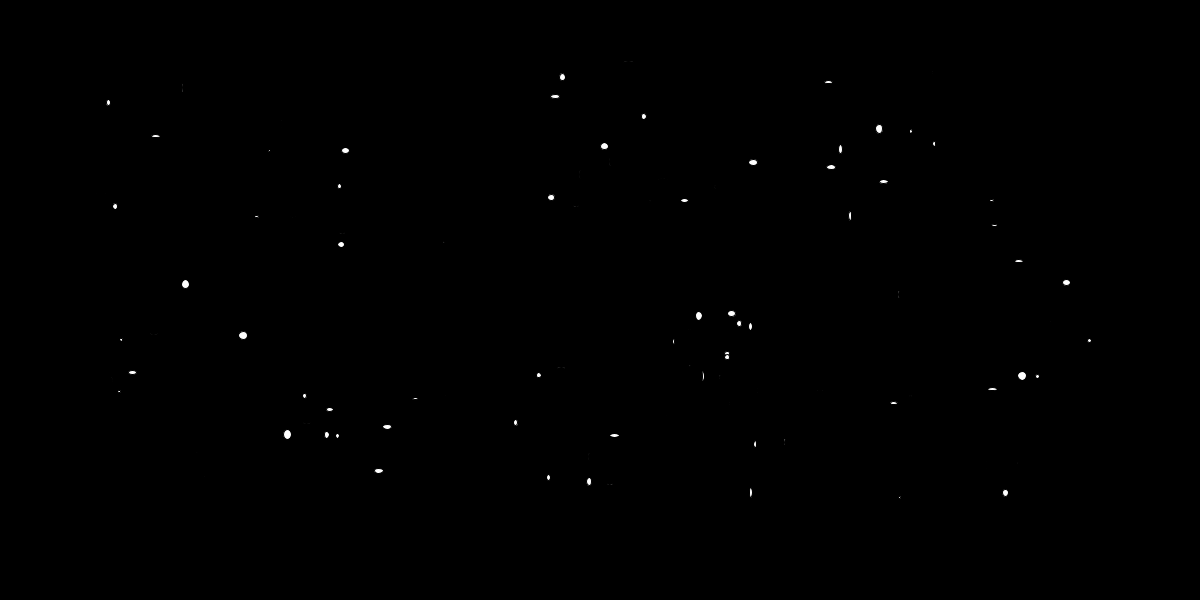
Frame 1 (no input)
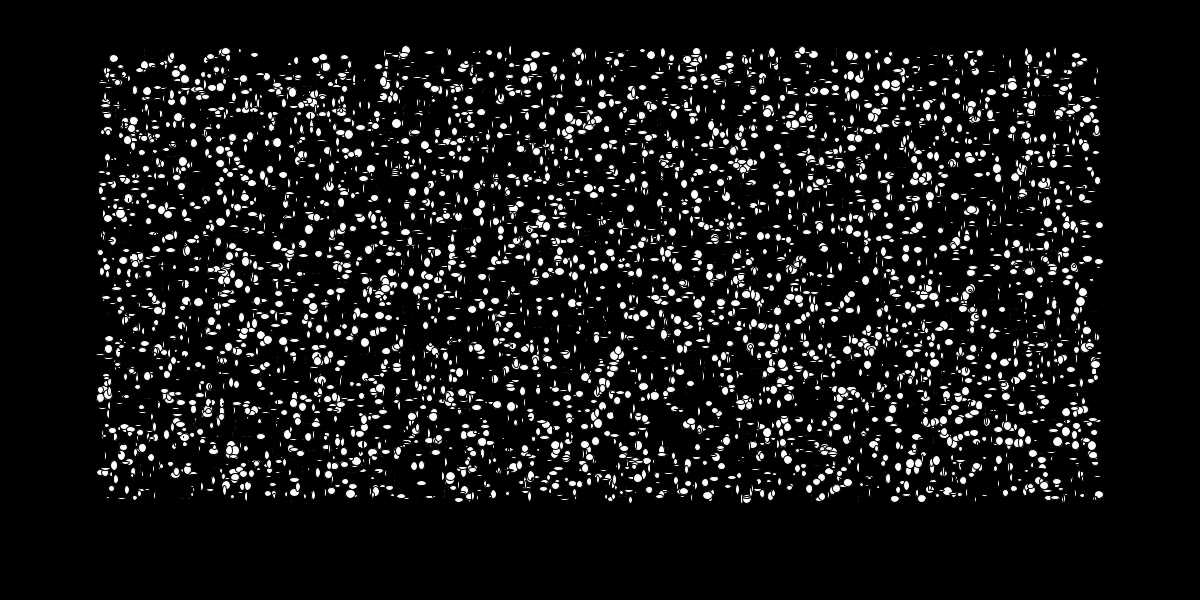
Frame 60 (the mouse pressed at the canvas centre just before this capture)
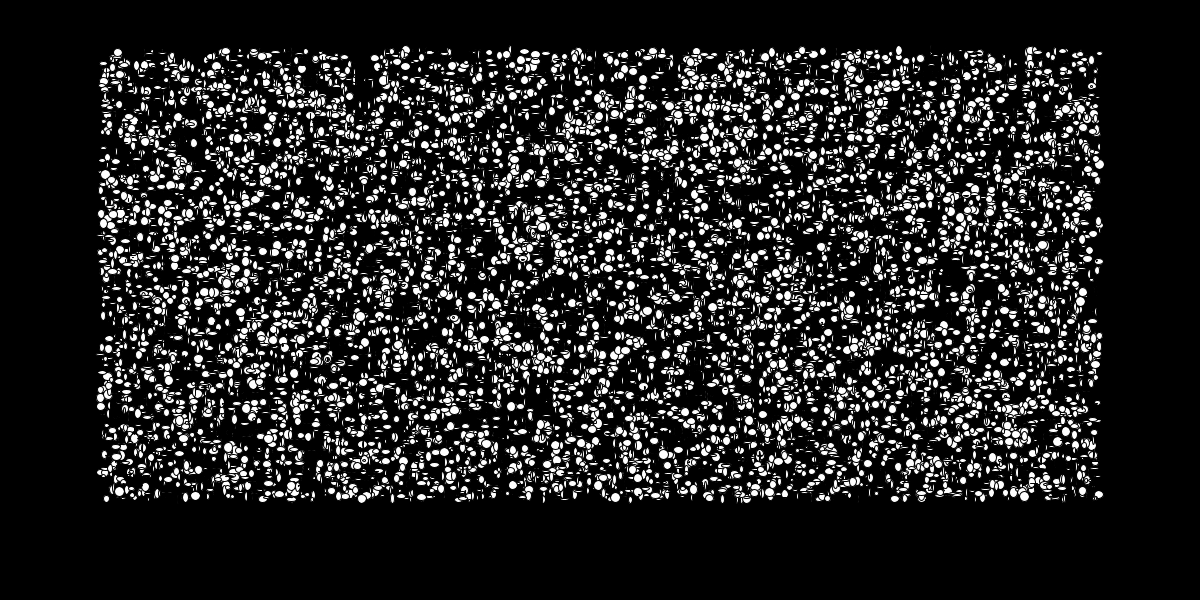
Frame 120 (the mouse held since frame 60 and released just before this capture)

The Processing sketch that drew these frames (run headless with seeded random() and noise(); from frame 60 on, the mouse is pressed at the canvas centre):

// Processing sketch: processing_73118
// ── processing_73118.pde

//Keith Maverick Yeung
//Introduction to Digital Media Fall 2012
//Section A
//September 11th, 2012

int randomdiameter = 0; //Global Celebrity
float strokevalue = 0;
int draw1;




void setup() {
  size(1200,600);
  background(0,0,0);
  draw1 = 0;


  
}
   

void draw() {
  
//  stroke(0,100,255);
 if (draw1 == 1) {
   fill(0,100,255);
   ellipse(mouseX,mouseY, 30, 30);
   strokeWeight(random(10));
   stroke(random(255));
 }



 float r1,r2;
 float v = random(1);
 if(v<1) {
   r1 = random(100,220);
   r2 = random(100,200);
 }
 else {
   r1 = random(270,400);
   r2 = random(270,400);
 }


  
   
   for(int u = 0; u<100;u++) {
     ellipse(random(100,1100), random(50,500), random(10), random(10));
     fill(255);
   }
   
   
 
}

void mouseClicked() {
  if (draw1 == 0) {
    draw1 = 1;}
    else {
      draw1 = 0;}
}

void keyPressed() {
  if(key == 's') {
    save("keithMaverickYeung.png");
  }
}
